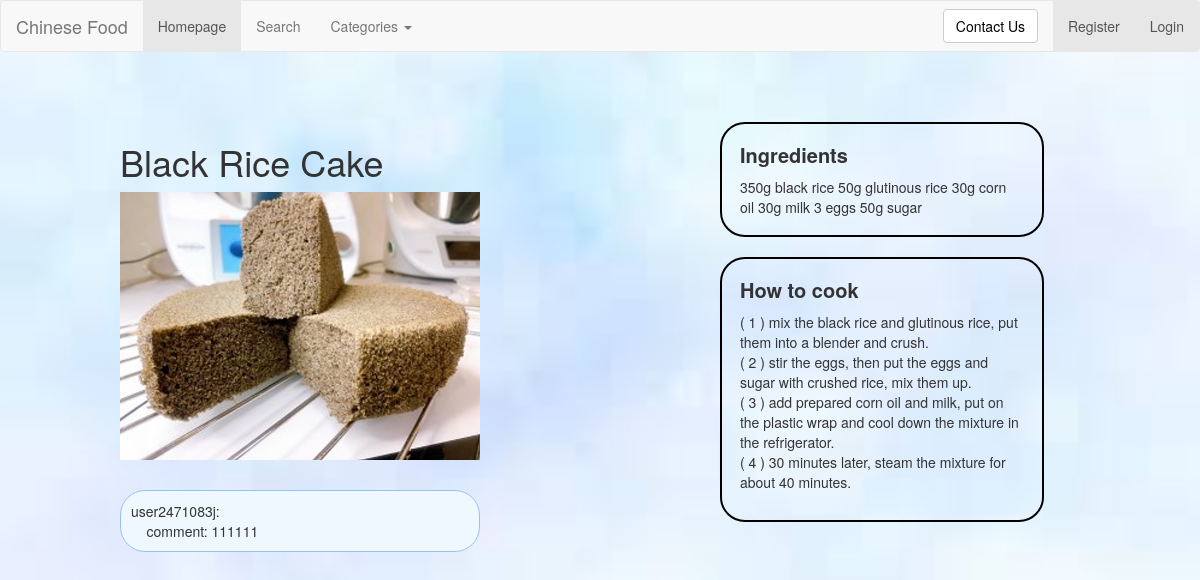
The page /rango/dessert2/ on the database as committed earlier.
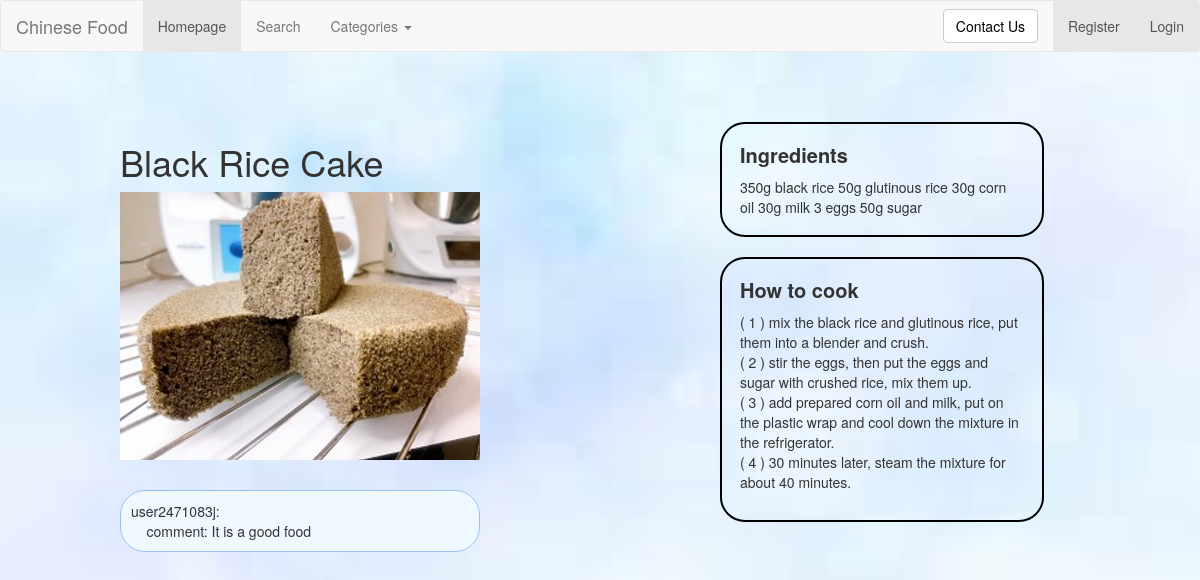
The same page on the database as committed later.
### rango/models.py (models this page shows, shortened)
class UserComment(models.Model):
    username = models.CharField(max_length=64)
    comment = models.CharField(max_length=1028, default='')
    dish = models.CharField(max_length=128, default='')
    islike = models.BooleanField(default=True)

### rango/views.py (the view, shortened to what this page needs)
# urls.py: path('dessert2/', views.dessert2, name='dessert2'),
def dessert2(request):
    category_list = Category.objects.order_by('-category')
    d = "dessert2"
    d2 = "Black Rice Cake"
    dish = Dish.objects.get(dish=d2)
    form = DishForm()
    info_list = UserComment.objects.filter(dish=d)
    return render(request, "rango/dessert2.html", {"info_list": info_list,
                                                   "categories": category_list,
                                                   "form": form,
                                                   "dish": dish, })

### templates/rango/dessert2.html (shortened to what this page needs)
{% extends 'rango/base.html' %}
{% load staticfiles %}
{% block image_block %}
<h1>Black Rice Cake</h1>
<img src="{% static 'images/dessert2.png' %}" alt="" width="100%" id="pic">
{% endblock %}
{% block ingredients_block%}
350g black rice
50g glutinous rice
30g corn oil
30g milk
3 eggs
50g sugar
{% endblock %}
{% block howToCook_block %}
( 1 ) mix the black rice and glutinous rice, put them into a blender and crush. <br>
( 2 ) stir the eggs, then put the eggs and sugar with crushed rice, mix them up.<br>
( 3 ) add prepared corn oil and milk, put on the plastic wrap and cool down the mixture in the refrigerator.<br>
( 4 ) 30 minutes later, steam the mixture for about 40 minutes.<br>
{% endblock %}

### templates/rango/base.html (shortened to what this page needs)
<!DOCTYPE html>
{% load staticfiles %}
<html>
<head>
	<link rel="stylesheet" href="https://cdn.staticfile.org/twitter-bootstrap/3.3.7/css/bootstrap.min.css">
    <link rel="stylesheet" href="{% static 'css/dish.css' %}">
</head>
<body>
<nav class="navbar navbar-default" role="navigation">
    <div class="container-fluid">
    <div class="navbar-header">
        <a class="navbar-brand" href="/rango/">Chinese Food</a>
    </div>
    <div>
        <ul class="nav navbar-nav navbar-left">
            <li class="active"><a href="/rango/">Homepage</a></li>
            <li><a href="{% url 'rango:test' %}">Search</a></li>
            <li class="dropdown">
                <a href="#" class="dropdown-toggle" data-toggle="dropdown">
                    Categories
                    <b class="caret"></b>
                </a>
            </li>
        </ul>
        <ul class="nav navbar-nav navbar-right">
            {% if user.is_authenticated %}
            <a href="{% url 'rango:userInfor' %}"> hi {{ user.username }}!</a>
            <li class="active">
                <a class="a2" href=" {% url 'auth_logout' %}?next=/rango/">Logout</a>
            </li>
        {% else %}
            <li class="active">
                <a class="a2" href="{% url 'registration_register' %}">Register</a>
            </li>
            <li class="active">
                 <a class="a2" href="{% url 'auth_login' %}">Login</a>
            </li>
        {% endif %}
        </ul>
        <form class="navbar-form navbar-right" role="search">
            <button type="submit" class="btn btn-default">
                <a href="mailto:2471083j@student.gla.ac.uk
                        subject=About Django Project">
                        Contact Us</a>
            </button>
        </form>
    </div>
    </div>
</nav>
<div class="main w1000">
    <div class="main_l f">
        <div class="slide" id="box">
            <div class="banner">
                {% block image_block %}{% endblock %}
            </div>
        </div>
        <div class="add">
            <div>
                {% for i in info_list %}
                    user{{ i.username }}: <br>
                    &nbsp&nbsp&nbsp&nbspcomment: {{ i.comment }} <br>
                {% endfor %}
            </div>
        </div>
    </div>
    <div class="main_r r">
        <div class="ing">
            <p>Ingredients</p>
            {% block ingredients_block %}{% endblock %}
        </div>
        <div class="how">
            <p>How to cook</p>
            <div>
                {% block howToCook_block %}{% endblock %}
            </div>
        </div>
    </div>
</div>
</body>
</html>

Rows that differ between the two databases and show on the page:
removed UserComment: username "2471083j", comment "111111"
added UserComment: username "2471083j", comment "It is a good food"
